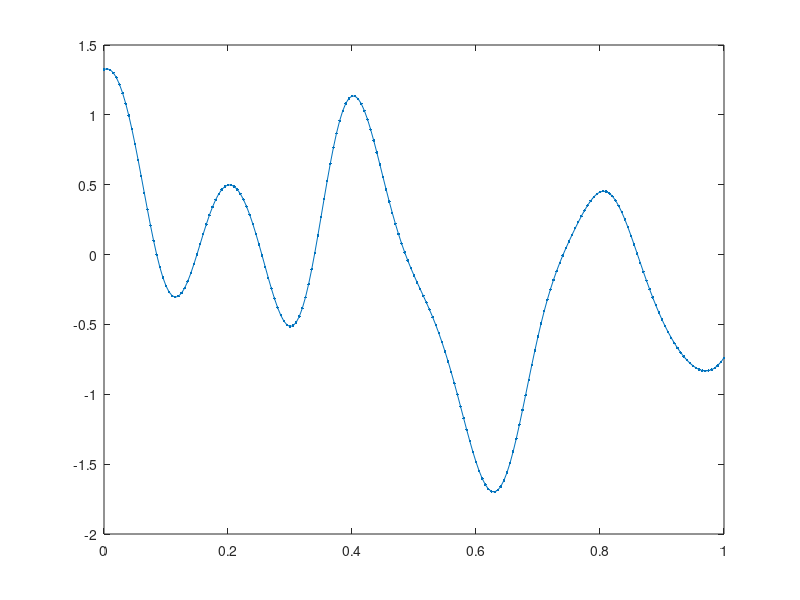

Write MATLAB code to recreate this figure.
% choose a kernel (covariance function)
kernel = 3
switch kernel
    case 1; k = @(x,y) 1*x*y; %Linear
    case 2; k = @(x,y) 1*min(x,y); %Brownian Motion
    case 3; k = @(x,y) exp(-100*(x-y)'*(x-y)); %Squared Exponential
    case 4; k = @(x,y) exp(-1*sqrt((x-y)'*(x-y))) %Ornstein-uhl
    case 5; k = @(x,y) exp(-1*sin(5*pi*(x-y))^2); %Periodic 
    case 6; k = @(x,y) exp(-100*min(abs(x-y),abs(x+y))^2) % Symme
end

% Choose points at which to sample
x = (0:.005:1);
n = length(x);

% Construct the covariance matrix
C = zeros(n,n)
for i = 1:n
    for j = 1:n
        C(i,j) = k(x(i),x(j));
    end
end

%Sample from the Gaussian procees at these points
u = randn(n,1);
[A,S,B] = svd(C);
z = A*sqrt(S)*u;

%Plot
figure(2); hold on; clf
plot(x,z, '.-')
%axis([0.1, -2.2])

